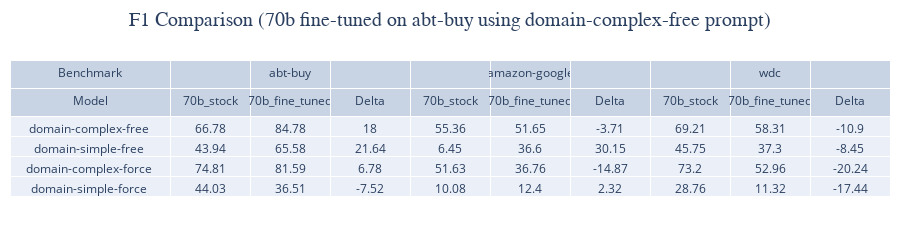
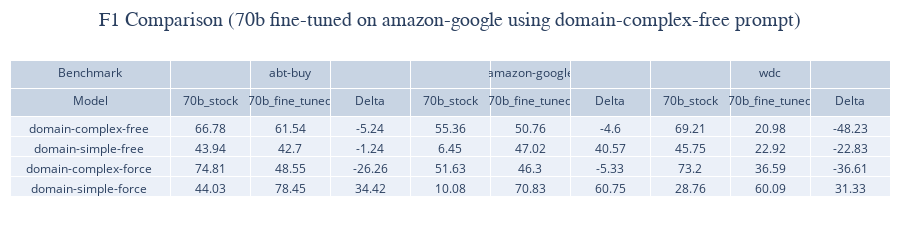

The notebook cell these images were saved under, in order:
### Code cell
directory_path = '../results/abt-buy/70b/2024-04-04-00-52-25/results'

file_paths = analytics.get_all_files_in_directory(directory_path)
# Filter out non-JSON files
json_file_paths = [path for path in file_paths if path.endswith('.json')]

all_stats = analytics.calculate_fine_tuned_stats(json_file_paths, included_tasks=included_tasks)

df_fintuned_results = analytics.create_comparison_df(all_stats, baseline_70b_stats)


analytics.create_plotly_table(df_fintuned_results, fine_tuned_prompt="domain-complex-free", benchmark="abt-buy", title="F1 Comparison (70b fine-tuned on abt-buy using domain-complex-free prompt)")

directory_path = '../results/amazon-google/70b/2024-05-23-20-42-35/results'

file_paths = analytics.get_all_files_in_directory(directory_path)
# Filter out non-JSON files
json_file_paths = [path for path in file_paths if path.endswith('.json')]

all_stats = analytics.calculate_fine_tuned_stats(json_file_paths, included_tasks=included_tasks)
all_stats
df_fintuned_results = analytics.create_comparison_df(all_stats, baseline_70b_stats)


analytics.create_plotly_table(df_fintuned_results, fine_tuned_prompt="domain-complex-free", benchmark="abt-buy", title="F1 Comparison (70b fine-tuned on amazon-google using domain-complex-free prompt)")

directory_path = '../results/70b/complete/2024-03-29-21-54-50/results'

file_paths = analytics.get_all_files_in_directory(directory_path)
# Filter out non-JSON files
json_file_paths = [path for path in file_paths if path.endswith('.json')]

all_stats = analytics.calculate_fine_tuned_stats(json_file_paths, included_tasks=included_tasks)
all_stats
df_fintuned_results = analytics.create_comparison_df(all_stats, baseline_70b_stats)


analytics.create_plotly_table(df_fintuned_results, fine_tuned_prompt="domain-complex-free", benchmark="abt-buy", title="F1 Comparison (70b fine-tuned on wdc using domain-complex-free prompt)")

### Figure 1 — Plotly figure (JSON) as saved in the notebook; plotly's stock layout.template omitted (floating-point values rounded to 4 significant figures)
{"data": [{"cells": {"align": "center", "values": [["domain-complex-free ", "domain-simple-free ", "domain-complex-force ", "domain-simple-force "], [66.78, 43.94, 74.81, 44.03], [84.78, 65.58, 81.59, 36.51], [18, 21.64, 6.78, -7.52], [55.36, 6.45, 51.63, 10.08], [51.65, 36.6, 36.76, 12.4], [-3.71, 30.15, -14.87, 2.32], [69.21, 45.75, 73.2, 28.76], [58.31, 37.3, 52.96, 11.32], [-10.9, -8.45, -20.24, -17.44]]}, "columnwidth": [200, 100, 100, 100, 100, 100, 100, 100, 100, 100, 100, 100, 100, 100, 100, 100, 100, 100, 100], "header": {"align": "center", "values": [["Benchmark", "Model"], ["", "70b_stock"], ["abt-buy", "70b_fine_tuned"], ["", "Delta"], ["", "70b_stock"], ["amazon-google", "70b_fine_tuned"], ["", "Delta"], ["", "70b_stock"], ["wdc", "70b_fine_tuned"], ["", "Delta"]]}, "type": "table"}], "layout": {"height": 220, "margin": {"b": 0, "l": 10, "r": 10, "t": 60}, "title": {"font": {"family": "Arial", "size": 20}, "text": "F1 Comparison (70b fine-tuned on abt-buy using domain-complex-free prompt)", "x": 0.5, "y": 0.95}}}

### Figure 2 — Plotly figure (JSON) as saved in the notebook; plotly's stock layout.template omitted (floating-point values rounded to 4 significant figures)
{"data": [{"cells": {"align": "center", "values": [["domain-complex-free ", "domain-simple-free ", "domain-complex-force ", "domain-simple-force "], [66.78, 43.94, 74.81, 44.03], [61.54, 42.7, 48.55, 78.45], [-5.24, -1.24, -26.26, 34.42], [55.36, 6.45, 51.63, 10.08], [50.76, 47.02, 46.3, 70.83], [-4.6, 40.57, -5.33, 60.75], [69.21, 45.75, 73.2, 28.76], [20.98, 22.92, 36.59, 60.09], [-48.23, -22.83, -36.61, 31.33]]}, "columnwidth": [200, 100, 100, 100, 100, 100, 100, 100, 100, 100, 100, 100, 100, 100, 100, 100, 100, 100, 100], "header": {"align": "center", "values": [["Benchmark", "Model"], ["", "70b_stock"], ["abt-buy", "70b_fine_tuned"], ["", "Delta"], ["", "70b_stock"], ["amazon-google", "70b_fine_tuned"], ["", "Delta"], ["", "70b_stock"], ["wdc", "70b_fine_tuned"], ["", "Delta"]]}, "type": "table"}], "layout": {"height": 220, "margin": {"b": 0, "l": 10, "r": 10, "t": 60}, "title": {"font": {"family": "Arial", "size": 20}, "text": "F1 Comparison (70b fine-tuned on amazon-google using domain-complex-free prompt)", "x": 0.5, "y": 0.95}}}
